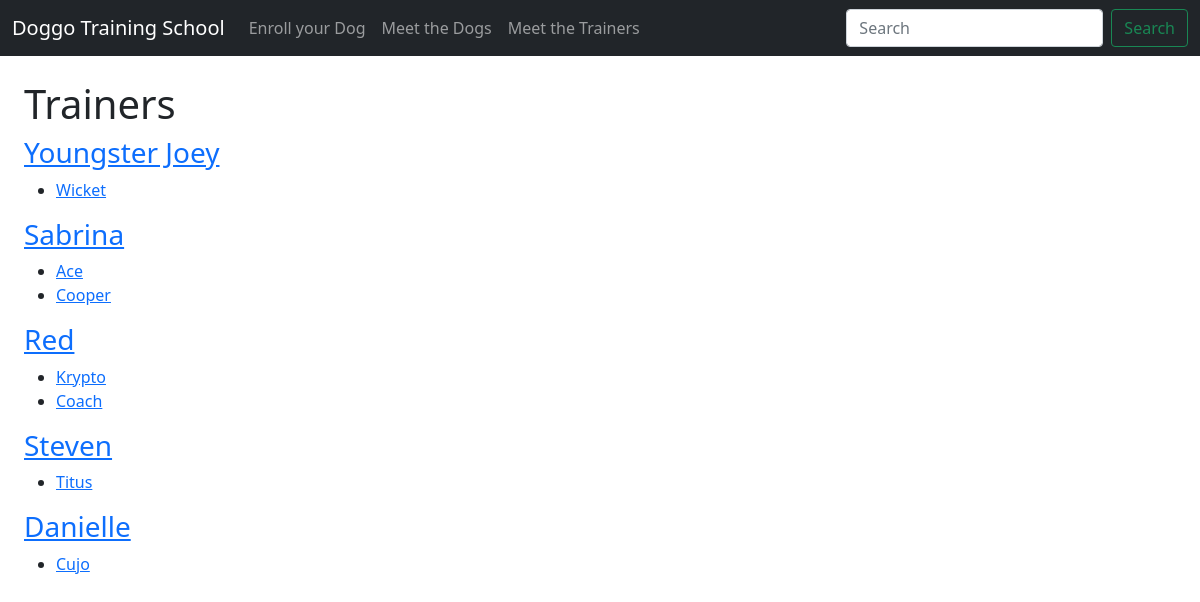
The app's page /trainers, older data.
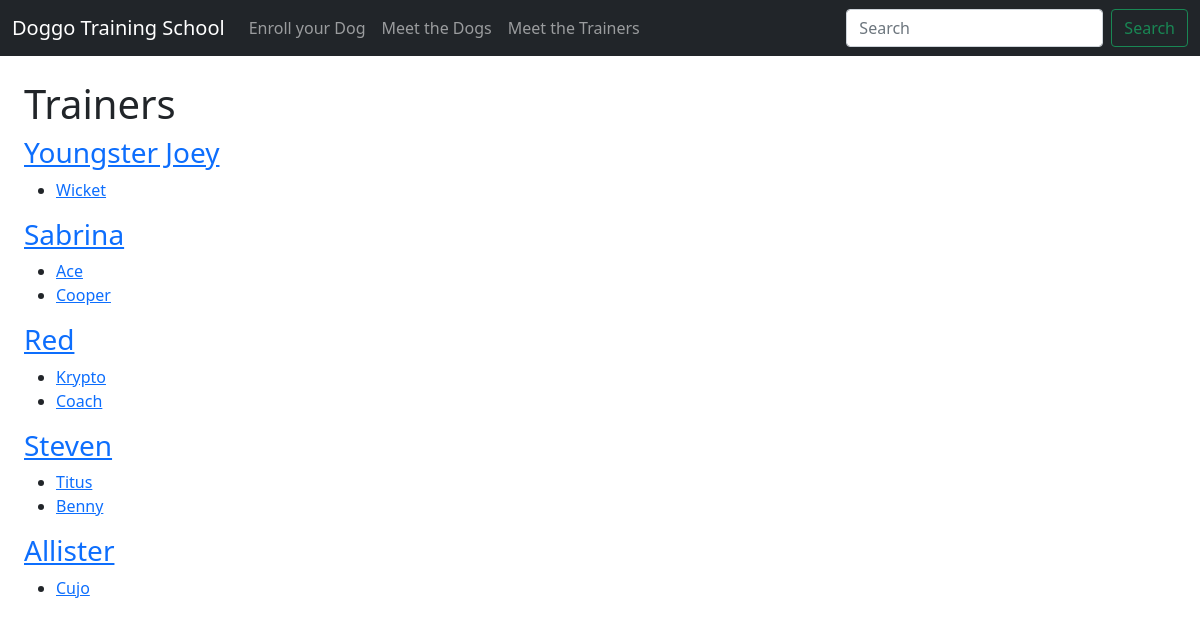
The same page, newer data.
### tables this page shows
CREATE TABLE "dogs" (
	"id"	INTEGER NOT NULL UNIQUE,
	"name"	TEXT NOT NULL,
	"breed"	TEXT,
	"age"	INTEGER,
	"owner"	NUMERIC NOT NULL,
	"treats"	TEXT,
	"trainer"	TEXT,
	"pic"	TEXT,
	"tricks"	TEXT,
	"medical_history"	TEXT,
	PRIMARY KEY("id" AUTOINCREMENT)
);

### app.py (the view)
@app.route('/trainers')
def trainers():
    dogs = order_by_trainer()
    trainers = show_trainers()
    return render_template('list_trainers.html', dogs=dogs, trainers=trainers)

### dog_data.py (called while the page is built)
def connect_db(path):
    conn = sqlite3.connect(path)
    conn.row_factory = sqlite3.Row
    return (conn, conn.cursor())

def order_by_trainer():
    conn, cur = connect_db(db_path)
    query = 'SELECT * FROM dogs ORDER BY trainer'
    result = cur.execute(query).fetchall()
    conn.close()
    return result

def show_trainers():
    conn, cur = connect_db(db_path)
    query = 'SELECT DISTINCT trainer FROM dogs'
    result = cur.execute(query).fetchall()
    conn.close()
    return result

### templates/list_trainers.html (shortened to what this page needs)
{% extends 'base.html' %}
{% block content %}
<h1>Trainers</h1>
    {% for trainer in trainers%}
        <h3><a href="{{ url_for('trainer_profile', trainer=trainer.trainer) }}">{{ trainer.trainer }}</a></h3>
        <ul>
        {% for dog in dogs %}
            {% if dog.trainer == trainer.trainer %}
                <li><a href="{{ url_for('dog_profile', dog_id=dog.id) }}">{{ dog.name }}</a></li>
            {% endif %}
        {% endfor %}
        </ul>
    {% endfor %}
{% endblock %}

Row changes from the older to the newer data that the page shows:
added dogs: name "Benny", shown under "Steven"
changed dogs "Cujo": moves from the list under "Danielle" to the list under "Allister"
Text that changed along with them:
new list line: "Allister"
list line gone: "Danielle"
